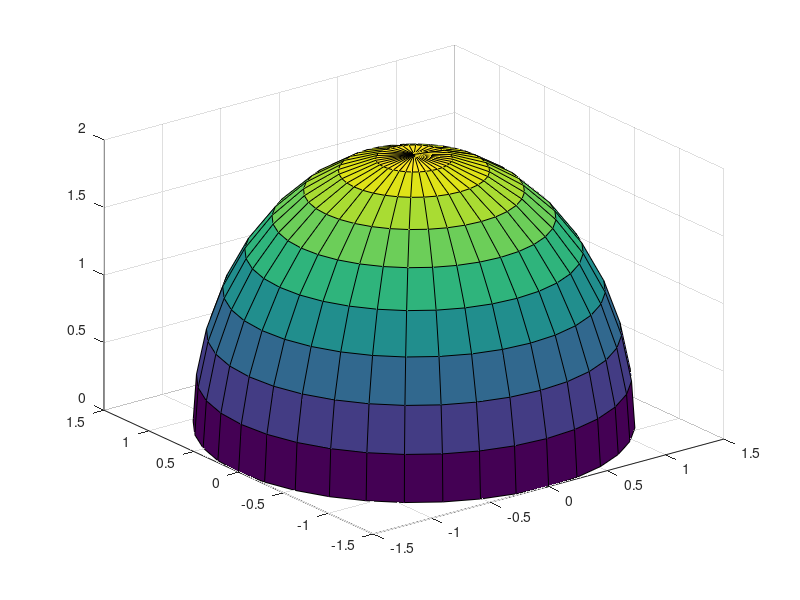

Reproduce this figure in MATLAB. (Note: this script raises an error after producing the figure.)
clc,clear
%树冠可视化模型
[theta,phi] = meshgrid(0:10:360,0:10:90);
X11 = 1.5*cos(phi*pi/180).*cos(theta*pi/180);
Y11 = 1.5*cos(phi*pi/180).*sin(theta*pi/180);
Z11 = 2*sin(phi*pi/180);
ss11=surf(X11, Y11, Z11);
ss11.FaceAlpha=0.4;
ss11.FaceColor = [0.5 0.5 0.5];
hold on;
[theta,phi2] = meshgrid(0:10:360,-90:10:0);
X12 = 1.5*cos(phi2*pi/180).*cos(theta.*pi/180);
Y12 = 1.5*cos(phi2*pi/180).*sin(theta*pi/180);
Z12 = 1*sin(phi2*pi/180);
ss12=surf(X12, Y12, Z12);
ss12.FaceAlpha=0.4;
ss12.FaceColor = [0.5 0.5 0.5];
hold on;

%树冠模型参数
a11=1.5;b11=1.5;c11=2;
a12=1.5;b12=1.5;c12=1;
center1=[0,0,0];
%{
%第二问所需树2
% 树冠可视化模型
[theta,phi] = meshgrid(0:10:360,0:10:90);
X31 = (1.5*cos(phi*pi/180).*cos(theta*pi/180)) - 3;  % 移动3个单位
Y31 = 1.5*cos(phi*pi/180).*sin(theta*pi/180);
Z31 = 2*sin(phi*pi/180);
ss31 = surf(X31, Y31, Z31);
ss31.FaceAlpha = 0.4;
ss31.FaceColor = [0.5 0.5 0.5]
hold on;
[theta,phi2] = meshgrid(0:10:360,-90:10:0);
X32 = (1.5*cos(phi2*pi/180).*cos(theta.*pi/180)) - 3;  % 移动3个单位
Y32 = 1.5*cos(phi2*pi/180).*sin(theta*pi/180);
Z32 = 1*sin(phi2*pi/180);
ss32 = surf(X32, Y32, Z32);
ss32.FaceAlpha = 0.4;
ss32.FaceColor = [0.5 0.5 0.5]
hold on;


% 树冠模型参数
a31 = 1.5; b31 = 1.5; c31 = 2; 
a32 = 1.5; b32 = 1.5; c32 = 1; 
center3 = [-3, 0, 0];  % 将中心点在x轴上移动5个单位

%第二问所需树
% 树冠可视化模型
[theta,phi] = meshgrid(0:10:360,0:10:90);
X21 = (1.5*cos(phi*pi/180).*cos(theta*pi/180)) + 3;  % 移动3个单位
Y21 = 1.5*cos(phi*pi/180).*sin(theta*pi/180);
Z21 = 2*sin(phi*pi/180);
ss21 = surf(X21, Y21, Z21);
ss21.FaceAlpha = 0.4;
ss21.FaceColor = [0.5 0.5 0.5]
hold on;
[theta,phi2] = meshgrid(0:10:360,-90:10:0);
X22 = (1.5*cos(phi2*pi/180).*cos(theta.*pi/180)) + 3;  % 移动3个单位
Y22 = 1.5*cos(phi2*pi/180).*sin(theta*pi/180);
Z22 = 1*sin(phi2*pi/180);
ss22 = surf(X22, Y22, Z22);
ss22.FaceAlpha = 0.4;
ss22.FaceColor = [0.5 0.5 0.5]
hold on;


% 树冠模型参数
a21 = 1.5; b21 = 1.5; c21 = 2; 
a22 = 1.5; b22 = 1.5; c22 = 1; 
center2 = [3, 0, 0];  % 将中心点在x轴上移动5个单位
%}
%两个角度
elevation_angle=[10.43771148
18.92008084
25.41121023
29.24919056
29.9130712
27.30034527
21.79243076
14.02900813
];
azimuth_angle=[129.7484118
140.9571165
154.0680759
168.9518354
184.7639009
200.1609288
214.0333748
225.9820887
];
elevation_angle=elevation_angle';
azimuth_angle=azimuth_angle';
for s=1:1:8
    azimuth_angle(s)=180-azimuth_angle(s);
end
for n=1:1:8
    % 将角度转换为弧度
    elevation_rad = deg2rad(elevation_angle(n));
    azimuth_rad = deg2rad(azimuth_angle(n));

    % 光线方向向量
    direction_vector = [cos(azimuth_rad) * cos(elevation_rad);
                    sin(azimuth_rad) * cos(elevation_rad);
                    sin(elevation_rad)];
    %光线参数
    point1=[0,0,-2.5];
    point22=point1+direction_vector';
    p=1;
    while point22(3)<5
        point22=point22+direction_vector';
        p=p+1;
    end

    direction=point22-point1;
    num=0;

%步长计算

    S=0;
    numIntersectionPoints1=0;
    for x =-10:0.1:10
        for y =-40:0.1:20
            point1=[0,0,-2.5];
            point1=point1+[x,0,0]+[0,y,0];
            point2=point22+[x,0,0]+[0,y,0];
            %plot3([point1(1),point2(1)],[point1(2),point2(2)],[point1(2),point2(2)])
            Bool = 0;
            for t = 0:0.01:1  % 步长为0.01
                point = point2 - t * direction;
                % 判断点是否在半椭球内
                if point(3)>=0 
                    %{
                    if (((point(1)-center2(1))/a31)^2 + ((point(2)-center2(2))/b31)^2 + ((point(3)-center2(3))/c31)^2 <= 1)& Bool == 0
                        Bool = 1
                        scatter3([point(1)], [point(2)],[point(3)],'filled', 'MarkerFaceColor','y','MarkerFaceAlpha', 1);
                    end
                    if (((point(1)-center3(1))/a31)^2 + ((point(2)-center2(2))/b31)^2 + ((point(3)-center2(3))/c31)^2 <= 1)& Bool == 0
                        Bool = 1
                        scatter3([point(1)], [point(2)],[point(3)],'filled', 'MarkerFaceColor','y','MarkerFaceAlpha', 1);
                    end
                    %}
                    if (((point(1)-center1(1))/a11)^2 + ((point(2)-center1(2))/b11)^2 + ((point(3)-center1(3))/c11)^2 <= 1) & Bool == 0
                        numIntersectionPoints1 = numIntersectionPoints1 + 1;
                        Bool = 1;
                        %scatter3([point(1)], [point(2)],[point(3)],'filled', 'MarkerFaceColor','y','MarkerFaceAlpha', 1);
                        A = sqrt((point(1)/a11^2)^2 + (point(2)/b11^2)^2 + (point(3)/c11^2)^2);
                        sintheta=(point(2)/b11^2)/A;
                        sintheta=sqrt(1-sintheta^2);
                        S=S+0.01*abs(sintheta);
                    end
                elseif point(3)<0
                    %{
                    if (((point(1)-center2(1))/a22)^2 + ((point(2)-center2(2))/b22)^2 + ((point(3)-center2(3))/c22)^2 <= 1)& Bool == 0
                        Bool = 1;
                        scatter3([point(1)], [point(2)],[point(3)],'filled', 'MarkerFaceColor','y','MarkerFaceAlpha', 1);
                    end
                    if (((point(1)-center3(1))/a32)^2 + ((point(2)-center2(2))/b32)^2 + ((point(3)-center2(3))/c32)^2 <= 1)& Bool == 0
                        Bool = 1
                        scatter3([point(1)], [point(2)],[point(3)],'filled', 'MarkerFaceColor','y','MarkerFaceAlpha', 1);
                    end
                    %}
                    if (((point(1)-center1(1))/a12)^2 + ((point(2)-center1(2))/b12)^2 + ((point(3)-center1(3))/c12)^2 <= 1) & Bool == 0
                        numIntersectionPoints1 = numIntersectionPoints1 + 1;
                        Bool = 1;
                        %scatter3([point(1)], [point(2)],[point(3)],'filled', 'MarkerFaceColor','y','MarkerFaceAlpha', 1);
                        A = sqrt((point(1)/a12^2)^2 + (point(2)/b12^2)^2 + (point(3)/c12^2)^2);
                        sintheta=(point(2)/b12^2)/A;
                        sintheta=sqrt(1-sintheta^2);
                        S=S+0.01*abs(sintheta);
                    end
                end
            end
    
            hold on;
            
        end
    end

%disp(numIntersectionPoints1)
disp([num2str(n),'受光面积为：',num2str(S)])
end
%xlabel('南北方向（单位：m）','FontSize',12,'FontName','宋体');
%ylabel('东西方向（单位：m）','FontSize',12,'FontName','宋体');
view(90,90)
axis equal;